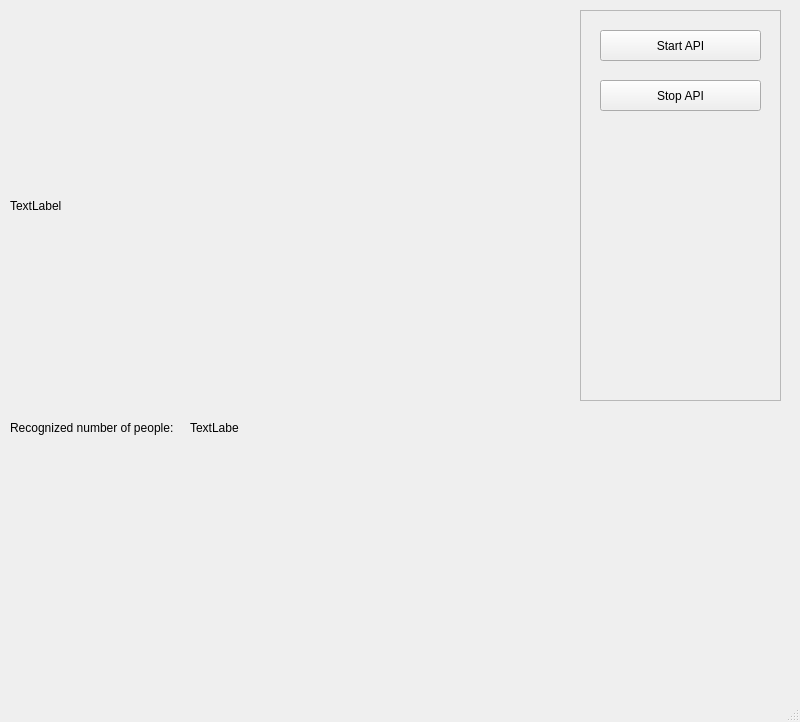
<?xml version="1.0" encoding="UTF-8"?>
<ui version="4.0">
 <class>MainWindow</class>
 <widget class="QMainWindow" name="MainWindow">
  <property name="geometry">
   <rect>
    <x>0</x>
    <y>0</y>
    <width>800</width>
    <height>722</height>
   </rect>
  </property>
  <property name="windowTitle">
   <string>Camera recognition</string>
  </property>
  <widget class="QWidget" name="centralwidget">
   <widget class="QLabel" name="camera_display">
    <property name="geometry">
     <rect>
      <x>10</x>
      <y>10</y>
      <width>561</width>
      <height>391</height>
     </rect>
    </property>
    <property name="text">
     <string>TextLabel</string>
    </property>
   </widget>
   <widget class="QFrame" name="frame">
    <property name="geometry">
     <rect>
      <x>580</x>
      <y>10</y>
      <width>201</width>
      <height>391</height>
     </rect>
    </property>
    <property name="frameShape">
     <enum>QFrame::StyledPanel</enum>
    </property>
    <property name="frameShadow">
     <enum>QFrame::Raised</enum>
    </property>
    <widget class="QPushButton" name="start_api">
     <property name="geometry">
      <rect>
       <x>20</x>
       <y>20</y>
       <width>161</width>
       <height>31</height>
      </rect>
     </property>
     <property name="text">
      <string>Start API</string>
     </property>
    </widget>
    <widget class="QPushButton" name="stop_api">
     <property name="geometry">
      <rect>
       <x>20</x>
       <y>70</y>
       <width>161</width>
       <height>31</height>
      </rect>
     </property>
     <property name="text">
      <string>Stop API</string>
     </property>
    </widget>
   </widget>
   <widget class="QLabel" name="label_2">
    <property name="geometry">
     <rect>
      <x>10</x>
      <y>420</y>
      <width>171</width>
      <height>16</height>
     </rect>
    </property>
    <property name="text">
     <string>Recognized number of people:</string>
    </property>
   </widget>
   <widget class="QLabel" name="recognized_number_people">
    <property name="geometry">
     <rect>
      <x>190</x>
      <y>420</y>
      <width>49</width>
      <height>16</height>
     </rect>
    </property>
    <property name="text">
     <string>TextLabel</string>
    </property>
   </widget>
  </widget>
  <widget class="QStatusBar" name="statusbar"/>
 </widget>
 <resources/>
 <connections/>
</ui>
